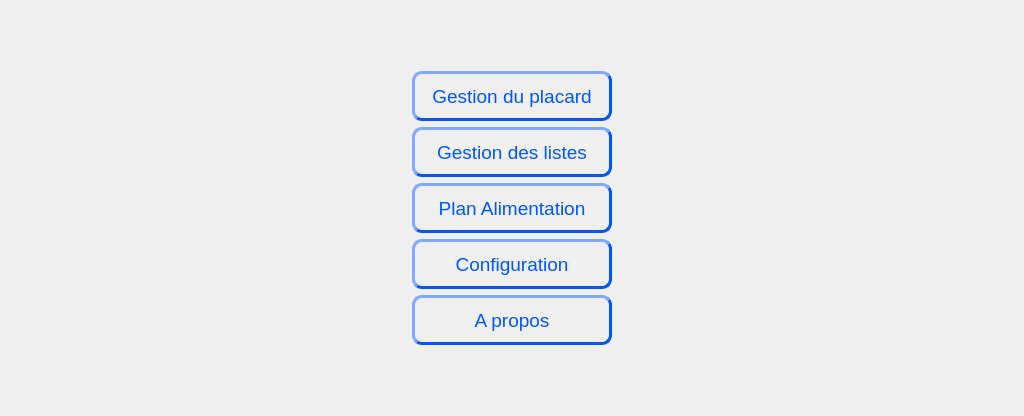
      <widget class="QWidget" name="main">
       <layout class="QHBoxLayout" name="horizontalLayout">
        <item>
         <spacer name="horizontalSpacer">
          <property name="orientation">
           <enum>Qt::Horizontal</enum>
          </property>
          <property name="sizeHint" stdset="0">
           <size>
            <width>401</width>
            <height>20</height>
           </size>
          </property>
         </spacer>
        </item>
        <item>
         <layout class="QVBoxLayout" name="verticalLayout_4">
          <item>
           <spacer name="verticalSpacer">
            <property name="orientation">
             <enum>Qt::Vertical</enum>
            </property>
            <property name="sizeHint" stdset="0">
             <size>
              <width>20</width>
              <height>60</height>
             </size>
            </property>
           </spacer>
          </item>
          <item>
           <widget class="QPushButton" name="btn_materiel">
            <property name="minimumSize">
             <size>
              <width>200</width>
              <height>50</height>
             </size>
            </property>
            <property name="baseSize">
             <size>
              <width>0</width>
              <height>0</height>
             </size>
            </property>
            <property name="font">
             <font>
              <pointsize>14</pointsize>
             </font>
            </property>
            <property name="styleSheet">
             <string notr="true">border-style: outset;
border-width: 3px;
border-radius: 10px;
border-color: rgb(0, 85, 255);
color: rgb(0, 85, 255);</string>
            </property>
            <property name="text">
             <string>Gestion du placard</string>
            </property>
           </widget>
          </item>
          <item>
           <widget class="QPushButton" name="btn_liste">
            <property name="minimumSize">
             <size>
              <width>200</width>
              <height>50</height>
             </size>
            </property>
            <property name="baseSize">
             <size>
              <width>0</width>
              <height>0</height>
             </size>
            </property>
            <property name="font">
             <font>
              <pointsize>14</pointsize>
             </font>
            </property>
            <property name="styleSheet">
             <string notr="true">border-style: outset;
border-width: 3px;
border-radius: 10px;
border-color: rgb(0, 85, 255);
color: rgb(0, 85, 255);</string>
            </property>
            <property name="text">
             <string>Gestion des listes</string>
            </property>
           </widget>
          </item>
          <item>
           <widget class="QPushButton" name="btn_alimentation">
            <property name="enabled">
             <bool>true</bool>
            </property>
            <property name="minimumSize">
             <size>
              <width>200</width>
              <height>50</height>
             </size>
            </property>
            <property name="baseSize">
             <size>
              <width>0</width>
              <height>0</height>
             </size>
            </property>
            <property name="font">
             <font>
              <pointsize>14</pointsize>
             </font>
            </property>
            <property name="styleSheet">
             <string notr="true">border-style: outset;
border-width: 3px;
border-radius: 10px;
border-color: rgb(0, 85, 255);
color: rgb(0, 85, 255);</string>
            </property>
            <property name="text">
             <string>Plan Alimentation</string>
            </property>
           </widget>
          </item>
          <item>
           <widget class="QPushButton" name="btn_config">
            <property name="minimumSize">
             <size>
              <width>200</width>
              <height>50</height>
             </size>
            </property>
            <property name="baseSize">
             <size>
              <width>0</width>
              <height>0</height>
             </size>
            </property>
            <property name="font">
             <font>
              <pointsize>14</pointsize>
             </font>
            </property>
            <property name="styleSheet">
             <string notr="true">border-style: outset;
border-width: 3px;
border-radius: 10px;
border-color: rgb(0, 85, 255);
color: rgb(0, 85, 255);</string>
            </property>
            <property name="text">
             <string>Configuration</string>
            </property>
           </widget>
          </item>
          <item>
           <widget class="QPushButton" name="btn_about">
            <property name="minimumSize">
             <size>
              <width>200</width>
              <height>50</height>
             </size>
            </property>
            <property name="baseSize">
             <size>
              <width>0</width>
              <height>0</height>
             </size>
            </property>
            <property name="font">
             <font>
              <pointsize>14</pointsize>
             </font>
            </property>
            <property name="styleSheet">
             <string notr="true">border-style: outset;
border-width: 3px;
border-radius: 10px;
border-color: rgb(0, 85, 255);
color: rgb(0, 85, 255);</string>
            </property>
            <property name="text">
             <string>A propos</string>
            </property>
           </widget>
          </item>
          <item>
           <spacer name="verticalSpacer_2">
            <property name="orientation">
             <enum>Qt::Vertical</enum>
            </property>
            <property name="sizeHint" stdset="0">
             <size>
              <width>20</width>
              <height>60</height>
             </size>
            </property>
           </spacer>
          </item>
         </layout>
        </item>
        <item>
         <spacer name="horizontalSpacer_2">
          <property name="orientation">
           <enum>Qt::Horizontal</enum>
          </property>
          <property name="sizeHint" stdset="0">
           <size>
            <width>401</width>
            <height>20</height>
           </size>
          </property>
         </spacer>
        </item>
       </layout>
      </widget>
